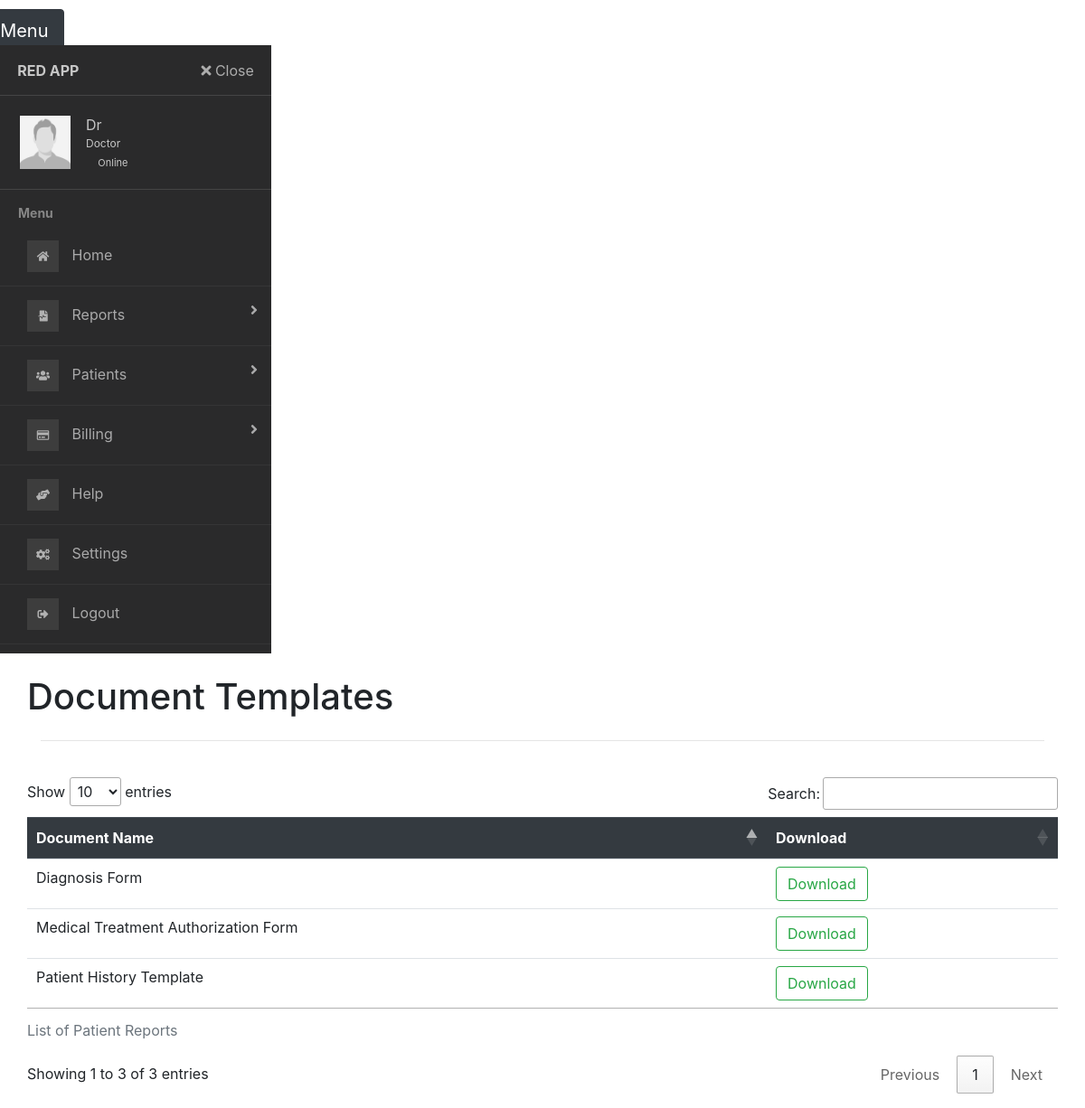
The page /doc_templates.php on the database its author committed.
### tables this page shows
CREATE TABLE `file_templates` (
  `ID` int(11) NOT NULL,
  `template_name` varchar(255) NOT NULL,
  `template_file` varchar(255) NOT NULL
);

### doc_templates.php (the view, shortened to what this page needs)
<!DOCTYPE html>
<?php
require_once "sidebar.php";
?>
<html lang="en">
  <head>
    <link rel="stylesheet" type="text/css" href="font-awesome-4.7.0/css/font-awesome.min.css">
    <link rel="stylesheet" href="style.css">
    <link rel="stylesheet" href="vendor/fontawesome/css/font-awesome.min.css">
    <link rel="stylesheet" href="https://maxcdn.bootstrapcdn.com/bootstrap/4.0.0-beta/css/bootstrap.min.css">
    <link rel="stylesheet" href="https://stackpath.bootstrapcdn.com/bootstrap/4.3.1/css/bootstrap.min.css">
    <link rel="stylesheet" type="text/css" href="//cdn.datatables.net/1.10.22/css/jquery.dataTables.min.css">
  </head>
   <body style="padding-top:50px;">
   <div  class="container bg-grey pt-4 pb-4">
            <div class="row">
              <h1>Document Templates</h1>
            </div>
            <hr>
      </div>
  <div class="container bg-grey container-lg">
  <div class="row">
        <div class="table">
              <table class="table tabled-borded table-hover" id="myTable">
              <caption>List of Patient Reports</caption>
                <thead class="thead-dark">
                  <tr>
                    <th scope="col">Document Name</th>
                    <th scope="col">Download</th>
                  </tr>
                </thead>
                <tbody>
                  <?php
                    global $con;
                    $query = "select * from file_templates;";
                    $result = mysqli_query($con,$query);
                    while ($row = mysqli_fetch_array($result)){
                      ?>
                      <tr>
                        <td><?php echo $row['template_name'];?></td>
                        <td><a href="doc_templates.php?template_id=<?php echo $row['ID'] ?>"><button class="btn btn-outline-success">Download</button></a></td>
                      </tr>
                    <?php } ?>
                </tbody>
              </table>
            </div>
        <br>
      </div>
      </div>
  </body>
</html>

### css/main.css (style rules this page uses)
body { font-size: .9rem; }

### rows shown on the page
file_templates: template_name "Patient History Template"
file_templates: template_name "Diagnosis Form"
file_templates: template_name "Medical Treatment Authorization Form"
